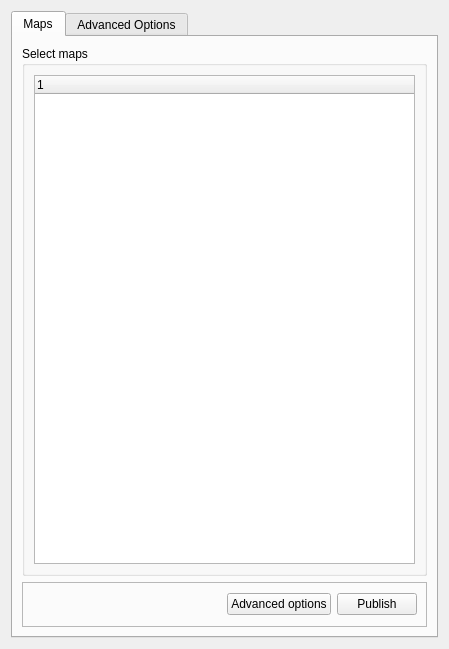
<?xml version="1.0" encoding="UTF-8"?>
<ui version="4.0">
 <class>Form</class>
 <widget class="QWidget" name="Form">
  <property name="geometry">
   <rect>
    <x>0</x>
    <y>0</y>
    <width>449</width>
    <height>649</height>
   </rect>
  </property>
  <property name="sizePolicy">
   <sizepolicy hsizetype="Expanding" vsizetype="Expanding">
    <horstretch>0</horstretch>
    <verstretch>0</verstretch>
   </sizepolicy>
  </property>
  <property name="windowTitle">
   <string>Form</string>
  </property>
  <property name="layoutDirection">
   <enum>Qt::LeftToRight</enum>
  </property>
  <property name="autoFillBackground">
   <bool>true</bool>
  </property>
  <layout class="QGridLayout" name="gridLayout_5">
   <item row="0" column="0">
    <layout class="QGridLayout" name="gridLayout">
     <property name="sizeConstraint">
      <enum>QLayout::SetNoConstraint</enum>
     </property>
     <item row="0" column="0">
      <widget class="QTabWidget" name="tabWidget">
       <property name="currentIndex">
        <number>0</number>
       </property>
       <widget class="QWidget" name="tab">
        <property name="accessibleName">
         <string extracomment="45646"/>
        </property>
        <property name="accessibleDescription">
         <string extracomment="456456"/>
        </property>
        <attribute name="title">
         <string>Maps</string>
        </attribute>
        <layout class="QVBoxLayout" name="verticalLayout">
         <item>
          <widget class="QGroupBox" name="groupBox_2">
           <property name="title">
            <string>Select maps</string>
           </property>
           <layout class="QGridLayout" name="gridLayout_6">
            <item row="1" column="0">
             <widget class="QTreeWidget" name="layersTree">
              <column>
               <property name="text">
                <string notr="true">1</string>
               </property>
              </column>
             </widget>
            </item>
           </layout>
          </widget>
         </item>
         <item>
          <widget class="QFrame" name="frame">
           <property name="minimumSize">
            <size>
             <width>100</width>
             <height>45</height>
            </size>
           </property>
           <property name="maximumSize">
            <size>
             <width>16777215</width>
             <height>45</height>
            </size>
           </property>
           <property name="frameShape">
            <enum>QFrame::StyledPanel</enum>
           </property>
           <property name="frameShadow">
            <enum>QFrame::Raised</enum>
           </property>
           <layout class="QGridLayout" name="gridLayout_12">
            <item row="0" column="0">
             <spacer name="horizontalSpacer">
              <property name="orientation">
               <enum>Qt::Horizontal</enum>
              </property>
              <property name="sizeHint" stdset="0">
               <size>
                <width>201</width>
                <height>20</height>
               </size>
              </property>
             </spacer>
            </item>
            <item row="0" column="1">
             <widget class="QPushButton" name="pushButton_2">
              <property name="text">
               <string>Advanced options</string>
              </property>
             </widget>
            </item>
            <item row="0" column="2">
             <widget class="QPushButton" name="pushButton_5">
              <property name="text">
               <string>Publish</string>
              </property>
             </widget>
            </item>
           </layout>
          </widget>
         </item>
        </layout>
       </widget>
       <widget class="QWidget" name="tab_2">
        <attribute name="title">
         <string>Advanced Options</string>
        </attribute>
        <layout class="QVBoxLayout" name="verticalLayout_3">
         <item>
          <widget class="QGroupBox" name="groupBox_3">
           <property name="title">
            <string>GitHub Account</string>
           </property>
           <layout class="QVBoxLayout" name="verticalLayout_2">
            <item>
             <widget class="QLineEdit" name="ghUser">
              <property name="minimumSize">
               <size>
                <width>200</width>
                <height>20</height>
               </size>
              </property>
              <property name="inputMethodHints">
               <set>Qt::ImhNone</set>
              </property>
              <property name="inputMask">
               <string/>
              </property>
              <property name="placeholderText">
               <string>GitHub USERNAME</string>
              </property>
             </widget>
            </item>
            <item>
             <widget class="QgsPasswordLineEdit" name="ghPass">
              <property name="minimumSize">
               <size>
                <width>200</width>
                <height>20</height>
               </size>
              </property>
              <property name="readOnly">
               <bool>false</bool>
              </property>
              <property name="placeholderText">
               <string>Github PASSWORD or access key.</string>
              </property>
             </widget>
            </item>
            <item>
             <widget class="QFrame" name="frame_2">
              <property name="sizePolicy">
               <sizepolicy hsizetype="Maximum" vsizetype="Maximum">
                <horstretch>0</horstretch>
                <verstretch>0</verstretch>
               </sizepolicy>
              </property>
              <property name="minimumSize">
               <size>
                <width>200</width>
                <height>50</height>
               </size>
              </property>
              <property name="frameShape">
               <enum>QFrame::StyledPanel</enum>
              </property>
              <property name="frameShadow">
               <enum>QFrame::Raised</enum>
              </property>
              <widget class="QPushButton" name="pushButton_3">
               <property name="geometry">
                <rect>
                 <x>120</x>
                 <y>10</y>
                 <width>75</width>
                 <height>23</height>
                </rect>
               </property>
               <property name="text">
                <string>Login</string>
               </property>
              </widget>
             </widget>
            </item>
           </layout>
          </widget>
         </item>
         <item>
          <widget class="QGroupBox" name="groupBox">
           <property name="title">
            <string>Options</string>
           </property>
           <layout class="QGridLayout" name="gridLayout_10">
            <item row="2" column="0">
             <widget class="QFrame" name="frame_6">
              <property name="frameShape">
               <enum>QFrame::StyledPanel</enum>
              </property>
              <property name="frameShadow">
               <enum>QFrame::Raised</enum>
              </property>
              <layout class="QGridLayout" name="gridLayout_9">
               <item row="0" column="1">
                <widget class="QgsFileWidget" name="mQgsFileWidget_2"/>
               </item>
               <item row="0" column="0">
                <widget class="QLabel" name="label_3">
                 <property name="text">
                  <string>Local directory</string>
                 </property>
                </widget>
               </item>
              </layout>
             </widget>
            </item>
            <item row="1" column="0">
             <widget class="QFrame" name="frame_5">
              <property name="frameShape">
               <enum>QFrame::StyledPanel</enum>
              </property>
              <property name="frameShadow">
               <enum>QFrame::Raised</enum>
              </property>
              <layout class="QGridLayout" name="gridLayout_8">
               <item row="0" column="2">
                <widget class="QPushButton" name="pushButton">
                 <property name="text">
                  <string>Find automatically</string>
                 </property>
                </widget>
               </item>
               <item row="0" column="0">
                <widget class="QLabel" name="label_2">
                 <property name="text">
                  <string>Git executable</string>
                 </property>
                </widget>
               </item>
               <item row="0" column="1">
                <widget class="QgsFileWidget" name="mQgsFileWidget"/>
               </item>
              </layout>
             </widget>
            </item>
            <item row="0" column="0">
             <widget class="QFrame" name="frame_4">
              <property name="frameShape">
               <enum>QFrame::StyledPanel</enum>
              </property>
              <property name="frameShadow">
               <enum>QFrame::Raised</enum>
              </property>
              <layout class="QGridLayout" name="gridLayout_7">
               <item row="0" column="0">
                <widget class="QLabel" name="label">
                 <property name="text">
                  <string>Map max zoom</string>
                 </property>
                </widget>
               </item>
               <item row="0" column="1">
                <widget class="QSpinBox" name="spinBox">
                 <property name="prefix">
                  <string>Max Zoom Level </string>
                 </property>
                 <property name="maximum">
                  <number>13</number>
                 </property>
                 <property name="value">
                  <number>7</number>
                 </property>
                </widget>
               </item>
              </layout>
             </widget>
            </item>
           </layout>
          </widget>
         </item>
         <item>
          <widget class="QGroupBox" name="groupBox_4">
           <property name="title">
            <string>Github Repository Name</string>
           </property>
           <layout class="QGridLayout" name="gridLayout_11">
            <item row="0" column="0">
             <widget class="QLineEdit" name="lineEdit">
              <property name="minimumSize">
               <size>
                <width>200</width>
                <height>20</height>
               </size>
              </property>
              <property name="text">
               <string>Mappia_Example</string>
              </property>
              <property name="placeholderText">
               <string>Repository Name</string>
              </property>
             </widget>
            </item>
           </layout>
          </widget>
         </item>
         <item>
          <widget class="QFrame" name="frame_3">
           <property name="minimumSize">
            <size>
             <width>100</width>
             <height>30</height>
            </size>
           </property>
           <property name="maximumSize">
            <size>
             <width>16777215</width>
             <height>30</height>
            </size>
           </property>
           <property name="frameShape">
            <enum>QFrame::StyledPanel</enum>
           </property>
           <property name="frameShadow">
            <enum>QFrame::Raised</enum>
           </property>
           <widget class="QPushButton" name="pushButton_4">
            <property name="geometry">
             <rect>
              <x>290</x>
              <y>0</y>
              <width>75</width>
              <height>23</height>
             </rect>
            </property>
            <property name="text">
             <string>Next</string>
            </property>
           </widget>
          </widget>
         </item>
        </layout>
       </widget>
      </widget>
     </item>
    </layout>
   </item>
  </layout>
 </widget>
 <customwidgets>
  <customwidget>
   <class>QgsFileWidget</class>
   <extends>QWidget</extends>
   <header>qgsfilewidget.h</header>
  </customwidget>
  <customwidget>
   <class>QgsPasswordLineEdit</class>
   <extends>QLineEdit</extends>
   <header>qgspasswordlineedit.h</header>
  </customwidget>
 </customwidgets>
 <resources/>
 <connections/>
</ui>
